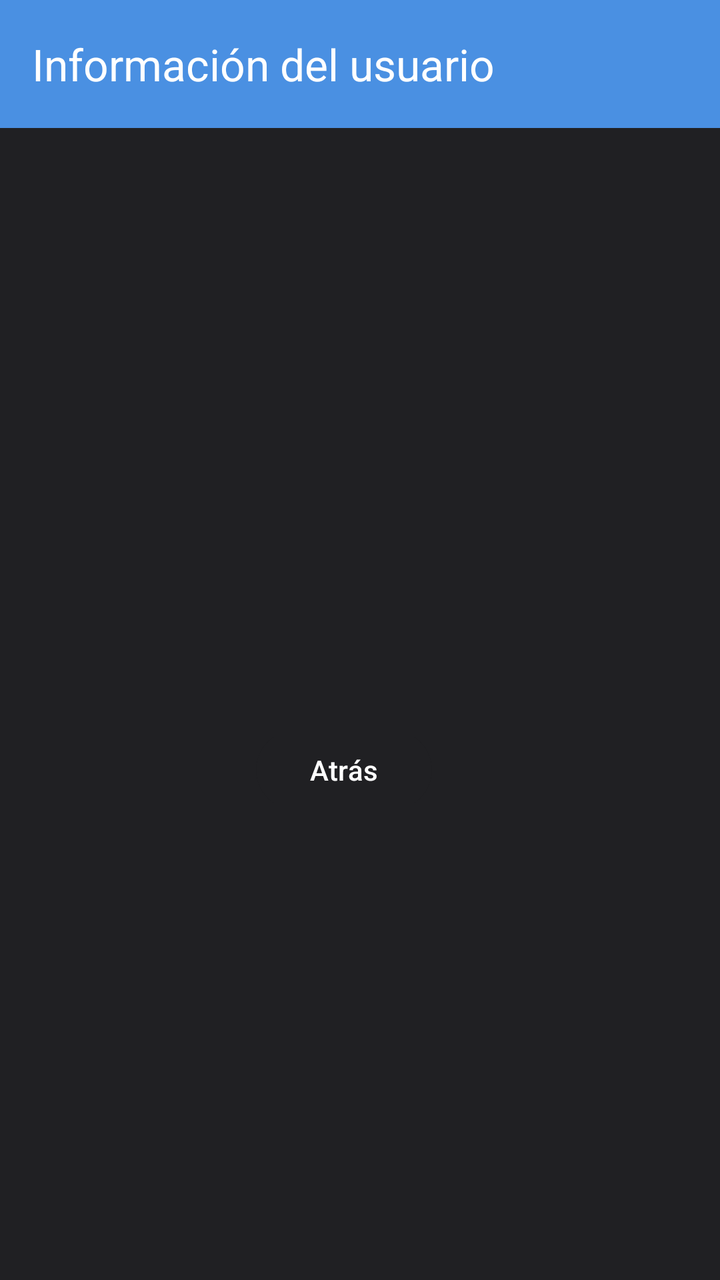
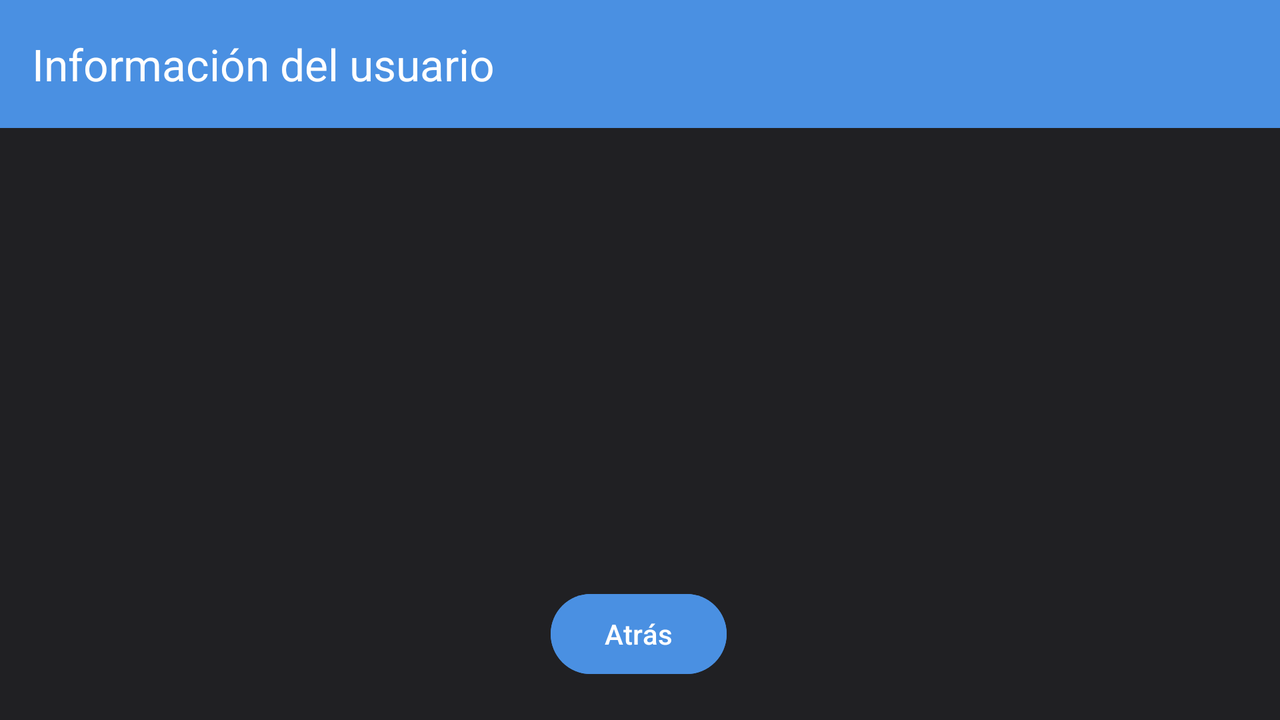

Two renders of one Android screen. The first uses the default layout on a phone; the second uses the alternative layout the repository ships for a different screen configuration, on a matching device. The two XML files are below.
<!-- AndroidManifest.xml: application theme Theme.AplicacionFinanzas -->
<!-- res/layout/fragment_user_settings.xml -->
<layout xmlns:android="http://schemas.android.com/apk/res/android"
    xmlns:app="http://schemas.android.com/apk/res-auto"
    xmlns:tools="http://schemas.android.com/tools">
    <data>
        <variable
            name="viewModel"
            type="view.views.UserSettingsFragment" />
    </data>
    <androidx.constraintlayout.widget.ConstraintLayout
        android:layout_width="match_parent"
        android:layout_height="match_parent"
        android:background="@color/fondo"
        tools:context=".view.UserSettingsFragment">

        
        <com.google.android.material.appbar.MaterialToolbar
            android:id="@+id/menuBar"
            android:layout_width="match_parent"
            android:layout_height="wrap_content"
            android:background="@color/barra"
            android:minHeight="?attr/actionBarSize"
            android:theme="?attr/actionBarTheme"
            app:title="@string/info_usuario"
            app:titleTextColor="@color/white"
            app:layout_constraintTop_toTopOf="parent"
            app:layout_constraintStart_toStartOf="parent"
            app:layout_constraintEnd_toEndOf="parent"
            android:elevation="4dp" /> 

        
        <Button
            android:id="@+id/btnAtras"
            style="@style/btnRedondo"
            android:layout_width="wrap_content"
            android:layout_height="wrap_content"
            android:layout_marginTop="88dp"
            android:text="@string/atras"
            android:backgroundTint="@color/cardview_shadow_end_color"
        android:textColor="@color/white"
        android:layout_marginEnd="16dp"
        app:layout_constraintEnd_toEndOf="parent"
        app:layout_constraintStart_toStartOf="parent"
        app:layout_constraintTop_toBottomOf="@+id/txtSaldo" />

        
        <TextView
            android:id="@+id/txtNombre"
            android:layout_width="wrap_content"
            android:layout_height="wrap_content"
            android:layout_marginTop="120dp"
            android:textColor="@color/claros"
            android:textSize="18sp"
            android:textStyle="bold"
        app:layout_constraintEnd_toEndOf="parent"
        app:layout_constraintHorizontal_bias="0.501"
        app:layout_constraintStart_toStartOf="parent"
        app:layout_constraintTop_toBottomOf="@id/menuBar" />

        
        <TextView
            android:id="@+id/txtCorreo"
            android:layout_width="wrap_content"
            android:layout_height="wrap_content"
            android:layout_marginTop="12dp"
            android:textColor="@color/claros"
            android:textSize="18sp"
            android:ellipsize="end"
            android:maxLines="1"
            app:layout_constraintEnd_toEndOf="parent"
            app:layout_constraintHorizontal_bias="0.501"
            app:layout_constraintStart_toStartOf="parent"
            app:layout_constraintTop_toBottomOf="@id/txtNombre" />

        
        <TextView
            android:id="@+id/txtSaldo"
            android:layout_width="wrap_content"
            android:layout_height="wrap_content"
            android:layout_marginTop="4dp"
            android:textColor="@color/claros"
            android:textSize="18sp"
            android:textStyle="italic"
            app:layout_constraintEnd_toEndOf="parent"
            app:layout_constraintHorizontal_bias="0.501"
            app:layout_constraintStart_toStartOf="parent"
            app:layout_constraintTop_toBottomOf="@id/txtCorreo" />

        
        <View
            android:layout_width="0dp"
            android:layout_height="1dp"
            android:layout_marginTop="20dp"
            android:background="@color/fondo"
            app:layout_constraintTop_toBottomOf="@id/txtSaldo"
            app:layout_constraintStart_toStartOf="parent"
            app:layout_constraintEnd_toEndOf="parent" />

        

    </androidx.constraintlayout.widget.ConstraintLayout>
</layout>
<!-- resources referenced by this layout -->
<resources>
  <color name="barra">#4A90E2</color>
  <color name="claros">#E0E0E0</color>
  <color name="fondo">#202023</color>
  <color name="white">#FFFFFFFF</color>
  <string name="atras">Atrás</string>
  <string name="info_usuario">Información del usuario</string>
  <style name="btnRedondo">
          <item name="android:backgroundTint">@color/barra</item>
          <item name="android:textColor">@color/white</item>
          <item name="android:layout_width">wrap_content</item>
      </style>
  <style name="Theme.AplicacionFinanzas" parent="Base.Theme.AplicacionFinanzas" />
  <style name="Base.Theme.AplicacionFinanzas" parent="Theme.Material3.DayNight.NoActionBar">
          <item name="backgroundColor">@color/white</item>
          <item name="android:textColor">@color/black</item>
          <item name="android:titleTextColor">@color/white</item>
      </style>
  <color name="black">#FF000000</color>
</resources>
<!-- res/layout-land/fragment_user_settings.xml (the repository's variant of the layout above) -->
<!-- drawn on the phone turned sideways -->
<layout xmlns:android="http://schemas.android.com/apk/res/android"
    xmlns:app="http://schemas.android.com/apk/res-auto"
    xmlns:tools="http://schemas.android.com/tools">
    <data>
        <variable
            name="viewModel"
            type="view.views.UserSettingsFragment" />
    </data>
    <androidx.constraintlayout.widget.ConstraintLayout
        android:layout_width="match_parent"
        android:layout_height="match_parent"
        android:background="@color/fondo"
        tools:context=".view.UserSettingsFragment">

        <com.google.android.material.appbar.MaterialToolbar
            android:id="@+id/menuBar"
            android:layout_width="match_parent"
            android:layout_height="wrap_content"
            android:background="@color/barra"
            android:minHeight="?attr/actionBarSize"
            android:theme="?attr/actionBarTheme"
            app:title="@string/info_usuario"
            app:titleTextColor="@color/white"
            app:layout_constraintTop_toTopOf="parent"
            app:layout_constraintStart_toStartOf="parent"
            app:layout_constraintEnd_toEndOf="parent" />

        <Button
            android:id="@+id/btnAtras"
            style="@style/btnRedondo"
            android:layout_width="wrap_content"
            android:layout_height="wrap_content"
            android:layout_marginTop="20dp"
            android:text="@string/atras"
            app:layout_constraintBottom_toBottomOf="parent"
            app:layout_constraintEnd_toEndOf="parent"
            app:layout_constraintHorizontal_bias="0.499"
            app:layout_constraintStart_toStartOf="parent"
            app:layout_constraintTop_toBottomOf="@+id/txtSaldo"
            app:layout_constraintVertical_bias="0.0" />

        <TextView
            android:id="@+id/txtNombre"
            android:layout_width="wrap_content"
            android:layout_height="wrap_content"
            android:layout_marginTop="120dp"
            android:textColor="@color/claros"
            android:textSize="18sp"
            app:layout_constraintEnd_toEndOf="parent"
            app:layout_constraintHorizontal_bias="0.501"
            app:layout_constraintStart_toStartOf="parent"
            app:layout_constraintTop_toBottomOf="@id/menuBar" />

        <TextView
            android:id="@+id/txtCorreo"
            android:layout_width="wrap_content"
            android:layout_height="wrap_content"
            android:layout_marginTop="12dp"
            android:textColor="@color/claros"
            android:textSize="18sp"
            app:layout_constraintEnd_toEndOf="parent"
            app:layout_constraintHorizontal_bias="0.501"
            app:layout_constraintStart_toStartOf="parent"
            app:layout_constraintTop_toBottomOf="@id/txtNombre" />

        <TextView
            android:id="@+id/txtSaldo"
            android:layout_width="wrap_content"
            android:layout_height="wrap_content"
            android:layout_marginTop="4dp"
            android:textColor="@color/claros"
            android:textSize="18sp"
            app:layout_constraintEnd_toEndOf="parent"
            app:layout_constraintHorizontal_bias="0.501"
            app:layout_constraintStart_toStartOf="parent"
            app:layout_constraintTop_toBottomOf="@id/txtCorreo" />

    </androidx.constraintlayout.widget.ConstraintLayout>
</layout>
